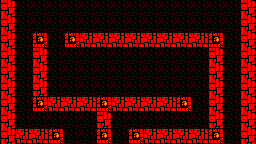

This is a level from a 2D game, rendered from its Tiled map with the project's own tilesets. A one-line summary and the complete map file follow:
An orthogonal 16x9 tile map with 16x16 px tiles, 1 tile layer (Tile Layer 1).

<map version="1.10" tiledversion="1.11.2" orientation="orthogonal" renderorder="right-down" width="16" height="9" tilewidth="16" tileheight="16" infinite="0" nextlayerid="2" nextobjectid="1">
 <tileset firstgid="1" source="tileset.tsx" />
 <layer id="1" name="Tile Layer 1" width="16" height="9">
  <data encoding="csv">
3,15,15,15,15,15,15,15,15,15,15,15,15,15,15,3,
3,15,15,15,15,15,15,15,15,15,15,15,15,15,15,3,
3,15,1,15,1,2,2,2,2,2,2,2,2,1,15,3,
3,15,3,15,15,15,15,15,15,15,15,15,15,3,15,3,
3,15,3,15,15,15,15,15,15,15,15,15,15,3,15,3,
3,15,3,15,15,15,15,15,15,15,15,15,15,3,15,3,
3,15,1,2,2,2,1,2,2,2,2,1,15,3,15,3,
3,15,15,15,15,15,3,15,15,15,15,15,15,3,15,3,
3,2,2,1,15,15,1,15,1,2,2,2,2,1,15,3
</data>
 </layer>
</map>
